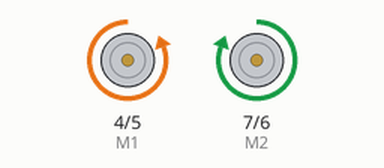
The sketch below on a simulated Arduino Uno, built with avr-gcc and run on an emulated ATmega328P. Parts: direction and speed pins drawn as motors (green arrow = direction pin HIGH = forward, orange = LOW = backward, longer = more drive). What the sketch prints to the serial monitor is not drawn. At 2.5 s the program stops and its outputs stay as they are.

Above: at 0.1 s.
At 2.6 s:
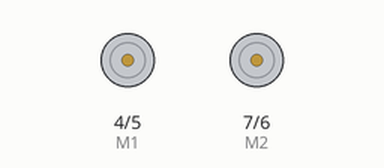
Timing chart, 0 to 4.0 s (numbered marks = the images above):
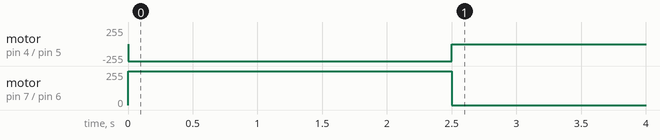

Measured:
- by itself, motor on pin 4 (M1) / pin 5 (E1): stopped → backward 255/255 at 0.00 s, → stopped 2.5 s later
- by itself, motor on pin 7 (M2) / pin 6 (E2): stopped → forward 255/255 at 0.00 s, → stopped 2.5 s later

The sketch:

motorsSimple.ino
```cpp
//Standard PWM DC control
int E1 = 5;     //M1 Speed Control
int E2 = 6;     //M2 Speed Control
int M1 = 4;    //M1 Direction Control
int M2 = 7;    //M1 Direction Control
int sensorPin = A5;    // select the input pin for the potentiometer
int sensorValue = 0;  // variable to store the value coming from the sensor

void stop(void)                    //Stop
{
  digitalWrite(E1,LOW);
  digitalWrite(E2,LOW);
}

   //MOVE FORWARD CODE
void advance(char a,char b)          //Move forward
{
  analogWrite (E1,a);      //PWM Speed Control
  digitalWrite(M1,HIGH);
  analogWrite (E2,b);
  digitalWrite(M2,HIGH);
  delay(3000);
  //to cover 4m requires 14.46863119 advances
}
void halfAdvance(char a,char b)          //Move forward
{
  analogWrite (E1,a);      //PWM Speed Control
  digitalWrite(M1,HIGH);
  analogWrite (E2,b);
  digitalWrite(M2,HIGH);
  delay(1500);//half revolution
  //to cover 4m requires 14.46863119 advances
}
void qAdvance(char a,char b)          //Move forward
{
  analogWrite (E1,a);      //PWM Speed Control
  digitalWrite(M1,HIGH);
  analogWrite (E2,b);
  digitalWrite(M2,HIGH);
  delay(750);//quarter revolution
  //to cover 4m requires 14.46863119 advances
}
void endAdvance(char a,char b)          //Move forward
{
  analogWrite (E1,a);      //PWM Speed Control
  digitalWrite(M1,HIGH);
  analogWrite (E2,b);
  digitalWrite(M2,HIGH);
  delay(1405.89357);//represents the remainder after 14  full revolutions to finish 4m
}
void fullArena()          //cover full arena
{
  delay(1000);//don't start right away
  for(int i=0;i<14;i++){
    advance(255, 255);
  }
  endAdvance(255, 255);
  stop();
}

    //OTHER MOVEMENT CODE
void back_off (char a,char b)          //Move backward
{
  analogWrite (E1,a);
  digitalWrite(M1,LOW);
  analogWrite (E2,b);
  digitalWrite(M2,LOW);
}
void turn_L (char a,char b)             //Turn Left
{
  analogWrite (E1,a);
  digitalWrite(M1,LOW);
  analogWrite (E2,b);
  digitalWrite(M2,HIGH);
  delay(2500);

}
void turn_R (char a,char b)             //Turn Right
{
  analogWrite (E1,a);
  digitalWrite(M1,HIGH);
  analogWrite (E2,b);
  digitalWrite(M2,LOW);
}

//OTHER CODE
void readpH(void){

  // 240 for ph = 4, 462 for ph = 7, 619 for ph = 10
  // y = 0.0157x + 0.1124

  // read the value from the sensor:
  sensorValue = analogRead(sensorPin);
  Serial.println(0.0157*sensorValue + 0.1124);
}

void setup(void)
{
  int i;
  for(i=4;i<=7;i++)
    pinMode(i, OUTPUT);
  Serial.begin(19200);      //Set Baud Rate
  Serial.println("Run keyboard control");
}

void loop(void)
{
   turn_L(255,255);
   while(true){
    stop();
   }
}
```
